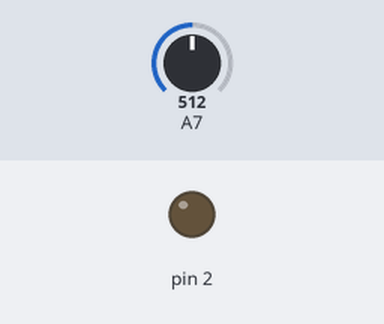
This sketch was run on a simulated Arduino Nano, built with avr-gcc and run on an emulated ATmega328P. Parts: output pins drawn as LEDs (lit = HIGH). Dashed ring = blinking. The inputs (shaded band) are chosen by the test bench; at power-on: A7 = 512. What the sketch prints to the serial monitor is not drawn.

Above: at 1.2 s.
1.3 s: A7 set to 11
3.0 s: A7 set to 8
At 3.05 s:
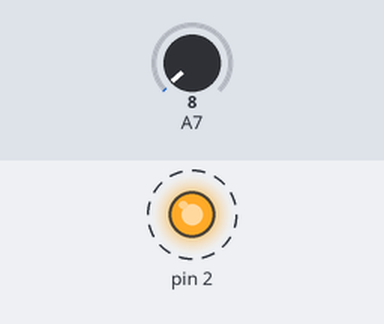
Timing chart, 0 to 12.0 s (numbered marks = the images above; inputs shaded):
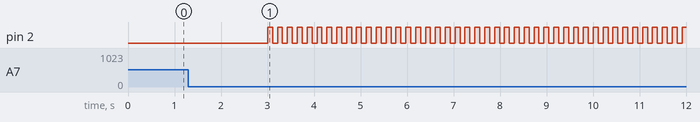

Measured:
- the behaviour switches between 10 and 9 on A7 (found by bisection; images 0 and 1)
- after the input at 1.3 s, every drawn part: stays the same
- after the input at 3.0 s, pin 2: alternates HIGH for 0.11 s and LOW for 0.11 s, starting at once

The sketch:

IRSensor.ino
```cpp
/**
 * Controls an output state through an infrared sensor activity.
 *
 * Author: Thiago Bonfim
 * Created: 07/06/2016
 *
 */

int sensorValue;
int ledState = 0;
int ledCounter = 0;

void setup() {
  pinMode(2, OUTPUT);
  digitalWrite(2, LOW);
  Serial.begin(9600);
}

void loop() {
  sensorValue = analogRead(A7);
  Serial.print(sensorValue);
  Serial.print('#');
  if (sensorValue < 10 && ledCounter == 0) {
    ledState = ~ledState;
    digitalWrite(2, ledState);
    ledCounter = 50;
  } else if (ledCounter > 0) {
    ledCounter--;
  }
}
```
